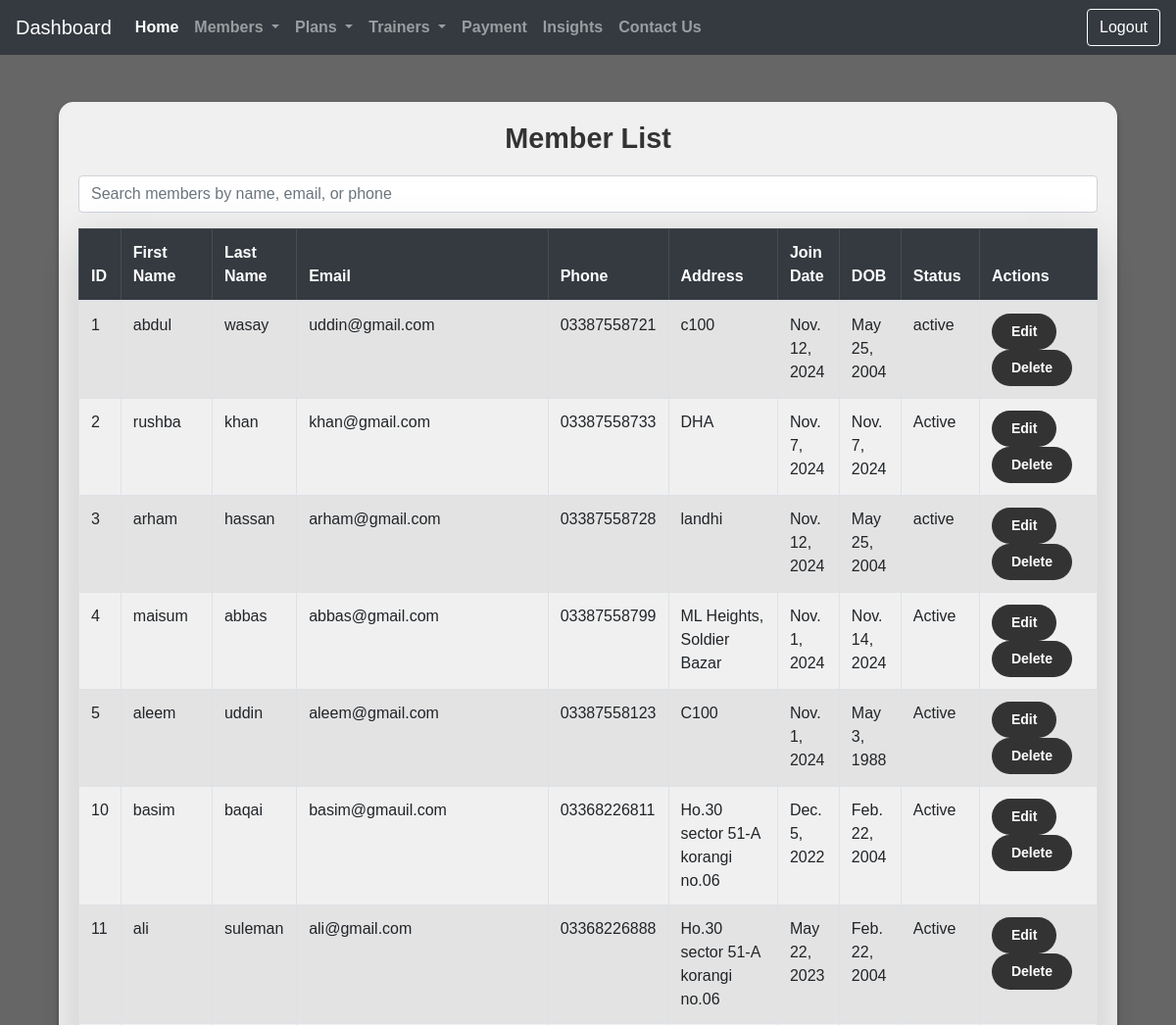
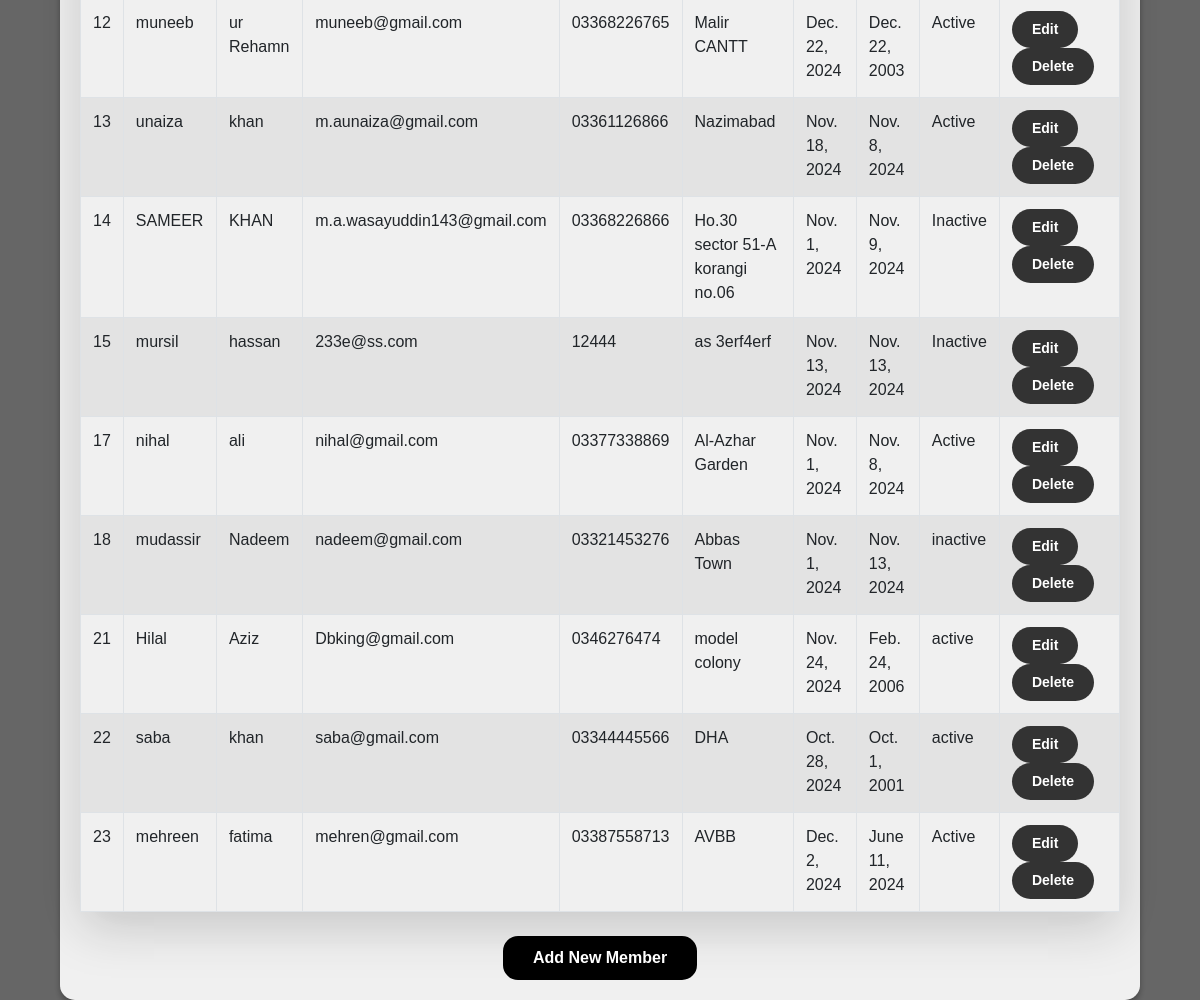
Page /dashboard/view_members/ on the committed database (2 pictures, top to bottom).
### homeApp/models.py (models this page shows, shortened)
class Member(models.Model):
    member_id = models.AutoField(primary_key=True)
    first_name = models.CharField(max_length=100)
    last_name = models.CharField(max_length=100)
    email = models.EmailField(unique=True)
    phone = models.CharField(max_length=15)
    address = models.TextField()
    join_date = models.DateField()
    dob = models.DateField()
    status = models.CharField(max_length=20)

### homeApp/views.py (the view)
# urls.py: path('dashboard/view_members/', views.view_members, name='view_members'),  # Add this line
def view_members(request):
    members = Member.objects.all()  # Fetch all members from the database
    return render(request, 'ViewMembers.html', {'members': members})

### templates/ViewMembers.html (shortened to what this page needs)
{% extends 'base.html' %}
{% load static %}
{% block content %}
<div class="container mt-5">
    <div class="table-container">
        <h2>Member List</h2>
        <div class="form-group mb-3">
            <input type="text" id="searchBar" class="form-control" placeholder="Search members by name, email, or phone">
        </div>
        <table class="table table-striped table-bordered shadow-lg">
            <thead class="table-dark">
                <tr>
                    <th>ID</th>
                    <th>First Name</th>
                    <th>Last Name</th>
                    <th>Email</th>
                    <th>Phone</th>
                    <th>Address</th>
                    <th>Join Date</th>
                    <th>DOB</th>
                    <th>Status</th>
                    <th>Actions</th>
                </tr>
            </thead>
            <tbody id="resultsTable">
                {% for member in members %}
                <tr>
                    <td>{{ member.member_id }}</td>
                    <td>{{ member.first_name }}</td>
                    <td>{{ member.last_name }}</td>
                    <td>{{ member.email }}</td>
                    <td>{{ member.phone }}</td>
                    <td>{{ member.address }}</td>
                    <td>{{ member.join_date }}</td>
                    <td>{{ member.dob }}</td>
                    <td>{{ member.status }}</td>
                    <td>
                        <a href="{% url 'edit_member' member.member_id %}" class="btn-custom btn-sm">Edit</a>
                        <a href="{% url 'delete_member' member.member_id %}" class="btn-custom btn-sm" onclick="return confirm('Are you sure you want to delete this member?');">Delete</a>
                    </td>
                </tr>
                {% empty %}
                <tr>
                    <td colspan="10" class="text-center">No members found.</td>
                </tr>
                {% endfor %}
            </tbody>
        </table>
        <div class="text-center mt-4">
            <a href="{% url 'add_member' %}" class="btn-add-new-member">
                Add New Member
            </a>
        </div>
    </div>
</div>
{% endblock %}

### rows in the picture
Member: member_id "1", first_name "abdul", last_name "wasay", email "uddin@gmail.com", phone "03387558721", address "c100", join_date "Nov. 12, 2024", dob "May 25, 2004", status "active"
Member: member_id "2", first_name "rushba", last_name "khan", email "khan@gmail.com", phone "03387558733", address "DHA", join_date "Nov. 7, 2024", dob "Nov. 7, 2024", status "Active"
Member: member_id "3", first_name "arham", last_name "hassan", email "arham@gmail.com", phone "03387558728", address "landhi", join_date "Nov. 12, 2024", dob "May 25, 2004", status "active"
Member: member_id "4", first_name "maisum", last_name "abbas", email "abbas@gmail.com", phone "03387558799", address "ML Heights, Soldier Bazar", join_date "Nov. 1, 2024", dob "Nov. 14, 2024", status "Active"
Member: member_id "5", first_name "aleem", last_name "uddin", email "aleem@gmail.com", phone "03387558123", address "C100", join_date "Nov. 1, 2024", dob "May 3, 1988", status "Active"
Member: member_id "10", first_name "basim", last_name "baqai", email "basim@gmauil.com", phone "03368226811", address "Ho.30 sector 51-A korangi no.06", join_date "Dec. 5, 2022", dob "Feb. 22, 2004", status "Active"
Member: member_id "11", first_name "ali", last_name "suleman", email "ali@gmail.com", phone "03368226888", address "Ho.30 sector 51-A korangi no.06", join_date "May 22, 2023", dob "Feb. 22, 2004", status "Active"
Member: member_id "12", first_name "muneeb", last_name "ur Rehamn", email "muneeb@gmail.com", phone "03368226765", address "Malir CANTT", join_date "Dec. 22, 2024", dob "Dec. 22, 2003", status "Active"
Member: member_id "13", first_name "unaiza", last_name "khan", email "m.aunaiza@gmail.com", phone "03361126866", address "Nazimabad", join_date "Nov. 18, 2024", dob "Nov. 8, 2024", status "Active"
Member: member_id "14", first_name "SAMEER", last_name "KHAN", email "m.a.wasayuddin143@gmail.com", phone "03368226866", address "Ho.30 sector 51-A korangi no.06", join_date "Nov. 1, 2024", dob "Nov. 9, 2024", status "Inactive"
Member: member_id "15", first_name "mursil", last_name "hassan", email "233e@ss.com", phone "12444", address "as 3erf4erf", join_date "Nov. 13, 2024", dob "Nov. 13, 2024", status "Inactive"
Member: member_id "17", first_name "nihal", last_name "ali", email "nihal@gmail.com", phone "03377338869", address "Al-Azhar Garden", join_date "Nov. 1, 2024", dob "Nov. 8, 2024", status "Active"
Member: member_id "18", first_name "mudassir", last_name "Nadeem", email "nadeem@gmail.com", phone "03321453276", address "Abbas Town", join_date "Nov. 1, 2024", dob "Nov. 13, 2024", status "inactive"
Member: member_id "21", first_name "Hilal", last_name "Aziz", email "Dbking@gmail.com", phone "0346276474", address "model colony", join_date "Nov. 24, 2024", dob "Feb. 24, 2006", status "active"
Member: member_id "22", first_name "saba", last_name "khan", email "saba@gmail.com", phone "03344445566", address "DHA", join_date "Oct. 28, 2024", dob "Oct. 1, 2001", status "active"
Member: member_id "23", first_name "mehreen", last_name "fatima", email "mehren@gmail.com", phone "03387558713", address "AVBB", join_date "Dec. 2, 2024", dob "June 11, 2024", status "Active"
